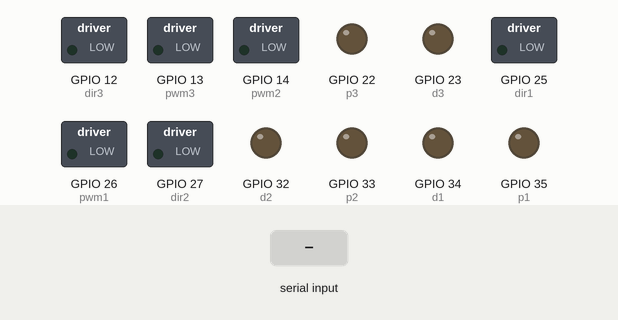
Bench run of a sketch on a simulated ESP32. Shown: switched loads named in the sketch (green lamp = pin HIGH), output pins drawn as LEDs (lit = HIGH). The test bench sets the inputs (shaded band). What the sketch prints to the serial monitor is not drawn.

Above: at 1.2 s.
1.3 s: "r\n" received over Serial
At 2.5 s:
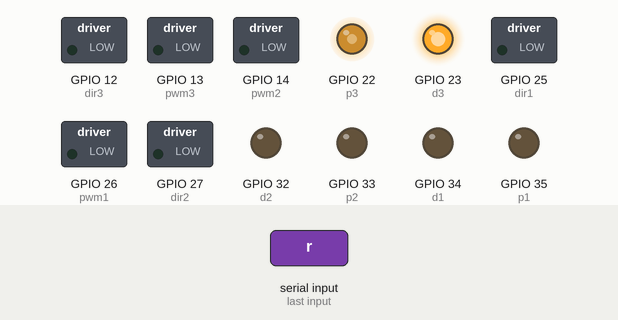
2.8 s: "f\n" received over Serial
At 3.6 s:
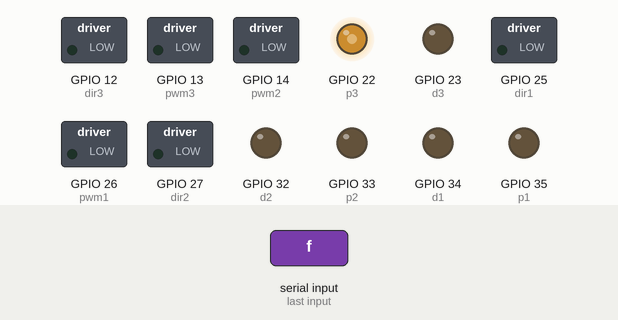
4.3 s: "t\n" received over Serial
At 4.9 s:
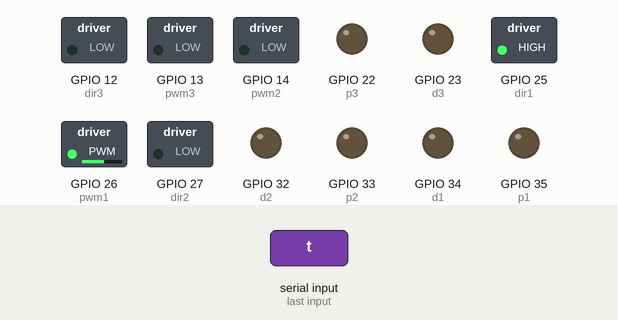
5.8 s: "g\n" received over Serial
At 7.0 s:
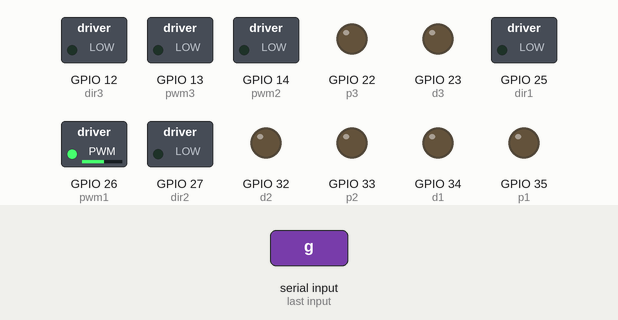
7.3 s: "y\n" received over Serial
At 8.3 s:
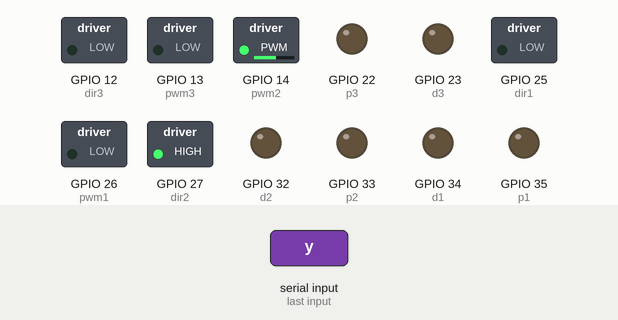
8.8 s: "h\n" received over Serial
At 9.5 s:
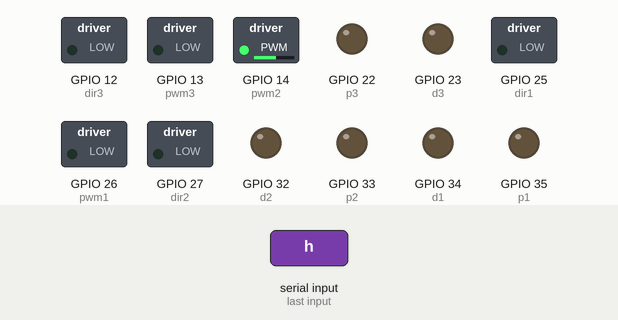
Timing chart, 0 to 11.3 s (numbered marks = the images above; inputs shaded):
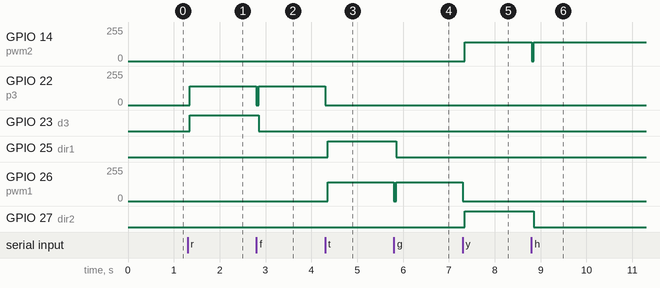

The sketch:

Joint_Control.ino
```cpp
#include <AccelStepper.h>
AccelStepper stepper1(1,13,19);//wire,pulse,dir
int angle = 0;
int posn = 0;
int STEPS = 200;

int dir1=25;
int dir2=27;
int dir3=12;
int pwm1=26;
int pwm2=14;
int pwm3=13;
//wrist
int p1=35;
int d1=34;
int p2=33;
int d2=32;
//gripper
int p3=22;
int d3=23;
int freq = 10000;
int res = 8;
int pwm=140;
int Icmd;
String cmd;

void setup(){
  Serial.begin(9600);
  //stepper
  stepper1.setMaxSpeed(2000);
  stepper1.setAcceleration(1000);
  //linear actuators
  pinMode(dir1,OUTPUT);
  pinMode(pwm1,OUTPUT);
  pinMode(dir2,OUTPUT);
  pinMode(pwm2,OUTPUT);
  pinMode(dir3,OUTPUT);
  pinMode(pwm3,OUTPUT);
  //wrist motors
  pinMode(p1,OUTPUT);
  pinMode(d1,OUTPUT);
  pinMode(p2,OUTPUT);
  pinMode(d2,OUTPUT);
  //gripper
  pinMode(p3,OUTPUT);
  pinMode(d3,OUTPUT);
  //pwm channels
  ledcAttach(pwm1,freq,res);
  ledcAttach(pwm2,freq,res);
  ledcAttach(pwm3,freq,res);
  ledcAttach(p1,freq,res);
  ledcAttach(p2,freq,res);
  ledcAttach(p3,freq,res);
}

void loop() {
  if(Serial.available()>0){
    cmd = Serial.readStringUntil('\n');

    ledcWrite(pwm1,0);
    ledcWrite(pwm2,0);
    ledcWrite(pwm3,0);
    ledcWrite(p1,0);
    ledcWrite(p2,0);
    ledcWrite(p3,0);
    delay(50);

    if(cmd == "r") Icmd = 1;
    else if(cmd == "f") Icmd = 2;
    else if(cmd == "t") Icmd = 3;
    else if(cmd == "g") Icmd = 4;
    else if(cmd == "y") Icmd = 5;
    else if(cmd == "h") Icmd = 6;
    else if(cmd == "u") Icmd = 7;
    else if(cmd == "j") Icmd = 8;
    else if(cmd == "w") Icmd = 9;
    else if(cmd == "a") Icmd = 10;
    else if(cmd == "s") Icmd = 11;
    else if(cmd == "d") Icmd = 12;
    else if(cmd == "i") Icmd = 13;
    else if(cmd == "k") Icmd = 14;
    else Icmd=0;
    }

    switch(Icmd){
      case(1):
        Serial.println("r");
        digitalWrite(d3,HIGH);
        ledcWrite(p3,pwm);
        break;

      case(2):
        Serial.println("f");
        digitalWrite(d3,LOW);
        ledcWrite(p3,pwm);
        break;

      case(3):
        Serial.println("t");
        digitalWrite(dir1,HIGH);
        ledcWrite(pwm1,pwm);
        break;

      case(4):
        Serial.println("g");
        digitalWrite(dir1,LOW);
        ledcWrite(pwm1,pwm);
        break;

      case(5):
        Serial.println("y");
        digitalWrite(dir2,HIGH);
        ledcWrite(pwm2,pwm);
        break;

      case(6):
        Serial.println("h");
        digitalWrite(dir2,LOW);
        ledcWrite(pwm2,pwm);
        break;

      case(7):
        Serial.println("u");
        digitalWrite(dir3,HIGH);
        ledcWrite(pwm3,pwm);
        break;

      case(8):
        Serial.println("j");
        digitalWrite(dir3,LOW);
        ledcWrite(pwm3,pwm);
        break;

      case(9):
        Serial.println('w');
        digitalWrite(d1,HIGH);
        digitalWrite(d2,HIGH);
        ledcWrite(p1, pwm);
        ledcWrite(p2, pwm);
        break;

      case(11):
        Serial.println('s');
        digitalWrite(d1,LOW);
        digitalWrite(d2,LOW);
        ledcWrite(p1, pwm);
        ledcWrite(p2, pwm);
        break;

      case(10):
        Serial.println('a');
        digitalWrite(d1,LOW);
        digitalWrite(d2,HIGH);
        ledcWrite(p1, pwm);
        ledcWrite(p2, pwm);
        break;

      case(12):
        Serial.println('d');
        digitalWrite(d1, HIGH);
        digitalWrite(d2,LOW);
        ledcWrite(p1, pwm);
        ledcWrite(p2, pwm);
        break;

      case(13):
        Serial.println("i");
        stepper1.moveTo(-10);//set posn
        stepper1.run();//move to posn
        break;

      case(14):
        Serial.println("k");
        stepper1.moveTo(10);//set posn
        stepper1.run();//move to posn
        break;

      case(0):
        Serial.println("x");
        ledcWrite(pwm1, 0);
        ledcWrite(pwm2, 0);
        ledcWrite(pwm3, 0);
        ledcWrite(p1, 0);
        ledcWrite(p2, 0);
        ledcWrite(p3,0);
        break;
  }
}
```

Measured:
- after the input at 1.3 s, GPIO 22 (p3): 0/255 → 139/255 after 0.05 s; GPIO 23 (d3): LOW → HIGH after 0.05 s
- after the input at 2.8 s, GPIO 22 (p3): 139/255 → 0/255 at once, → 139/255 0.05 s later; GPIO 23 (d3): HIGH → LOW after 0.05 s
- after the input at 4.3 s, GPIO 22 (p3): 139/255 → 0/255 at once; GPIO 25 (dir1): LOW → HIGH after 0.05 s; GPIO 26 (pwm1): 0/255 → 139/255 after 0.05 s
- after the input at 5.8 s, GPIO 25 (dir1): HIGH → LOW after 0.05 s; GPIO 26 (pwm1): 139/255 → 0/255 at once, → 139/255 0.05 s later
- after the input at 7.3 s, GPIO 14 (pwm2): 0/255 → 139/255 after 0.05 s; GPIO 26 (pwm1): 139/255 → 0/255 at once; GPIO 27 (dir2): LOW → HIGH after 0.05 s
- after the input at 8.8 s, GPIO 14 (pwm2): 139/255 → 0/255 at once, → 139/255 0.05 s later; GPIO 27 (dir2): HIGH → LOW after 0.05 s
